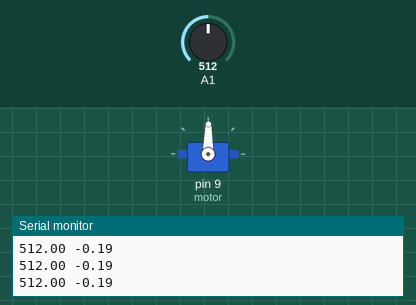
Simulated run of this sketch. Board: Arduino Uno, built with avr-gcc and run on an emulated ATmega328P. Parts: servo, the last lines printed to the serial monitor. Inputs (shaded band) come from the test bench; at power-on: A1 = 512.

Above: at 1.2 s.
1.3 s: A1 set to 306
At 1.7 s:
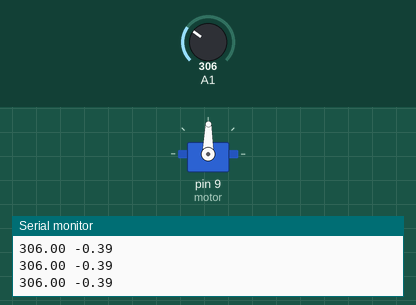
2.8 s: A1 set to 511
At 3.6 s:
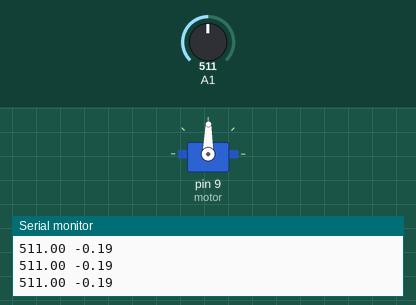
4.3 s: A1 set to 900
At 4.8 s:
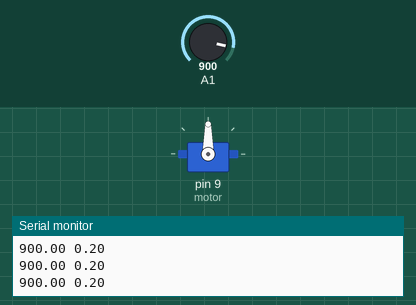
Timing chart, 0 to 7.3 s (numbered marks = the images above; inputs shaded):
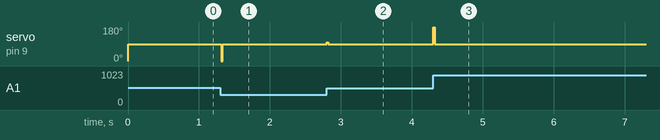

The sketch:

PID_Controller.ino
```cpp
#include <Servo.h>

Servo motor;

unsigned long lastTime;
double Input, Output, Setpoint;
double errSum, lastErr;
double kp, ki, kd;

// Min = 0, Max = 1023


void setup()
{
  motor.attach(9, 1000, 2000);
  Serial.begin(9600);
  Setpoint = 700;
}

void loop()
{
  Input = analogRead(A1);

  PIDtune(.001,0,100);
  PIDcalc();

  motor.write((int)(90 + Output));

  Serial.print(Input);
  Serial.print(' ');
  Serial.println(Output);
}

void PIDcalc()
{
  unsigned long now = millis();
  double timeChange = (double)(now-lastTime);

  double error = -(Setpoint-Input);
  errSum += (error*timeChange);
  double dErr = (error-lastErr)/timeChange;

  Output = kp*error + ki*errSum +kd*dErr;

  lastErr = error;
  lastTime = now;

}

void PIDtune(double Kp, double Ki, double Kd)
{
  kp = Kp;
  ki = Ki;
  kd = Kd;
}
```

Measured:
- after the input at 1.3 s, servo on pin 9 (motor): 89° → 0° at once, → 89° 0.02 s later
- after the input at 2.8 s, servo on pin 9 (motor): 89° → 100° at once, → 89° 0.02 s later
- after the input at 4.3 s, servo on pin 9 (motor): 89° → 90° at once
